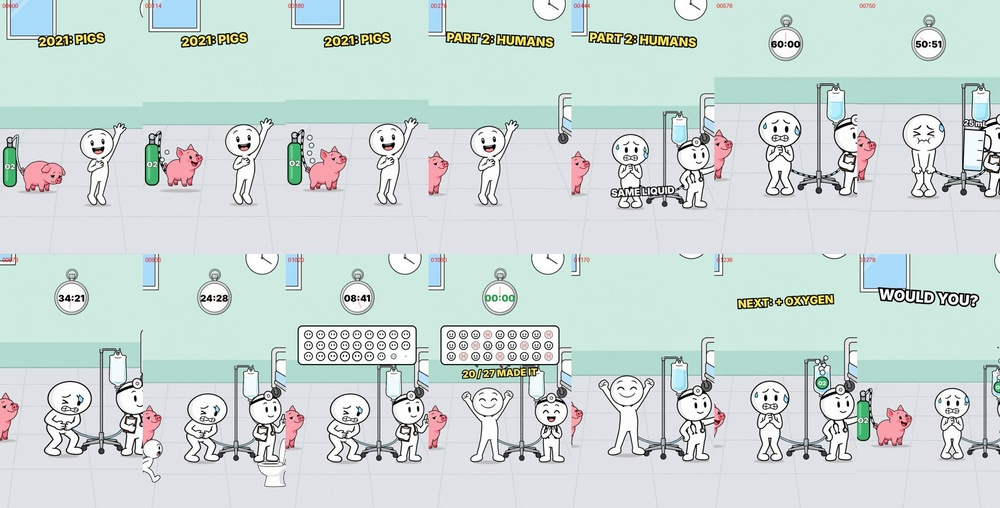
#> input picture cartoon-shorts/studio/images/butt-breath/qa/contact1.jpg, 1000 x 508 px, shrunk from 1890 x 960 before the run
$ python seg.py ../../../../cartoon-shorts/studio/images/butt-breath/qa/contact1.jpg out.png
#> lines starting #> are read from the running program, lines starting #| are printed output that depends on the picture; after the words box and inside, x2 and y2 are one past the last pixel; in counts of white or black regions, pixels touching at a corner belong together
# seg.py cut.png out_labels.png - label the flat regions between black outlines (to split a sprite into puppet layers)
import sys, numpy as np, cv2
from PIL import Image, ImageDraw
im = np.asarray(Image.open(sys.argv[1]).convert("RGBA")).astype(np.int32)
rgb, a = im[..., :3], im[..., 3]
#> a: shape (508, 1000) int32; every value is 255
ink = (rgb.max(2) < 85) & (a > 128)
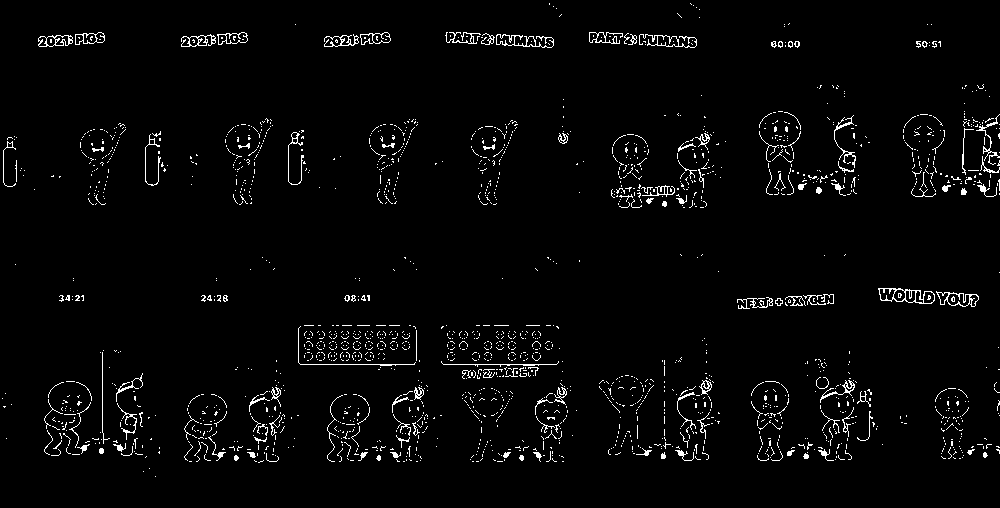
#> ink: shape (508, 1000) bool; 2.8% white in thin lines or dots
fill = ((~ink) & (a > 128)).astype(np.uint8)
#> fill: shape (508, 1000); values 0 (black) and 1 (white), 97.2% white; black in thin lines or dots
n, lab, st, cen = cv2.connectedComponentsWithStats(fill, connectivity=4)
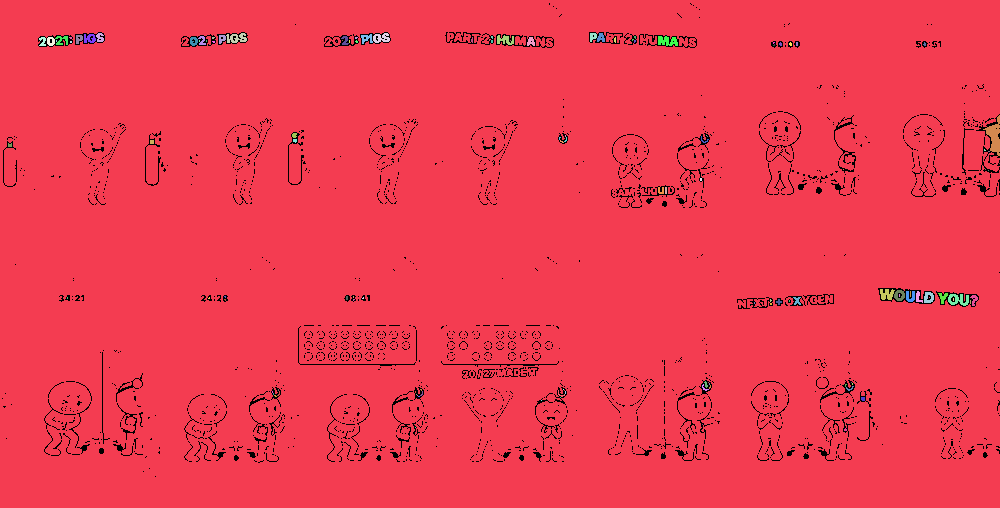
#> lab: shape (508, 1000) int32; 125 distinct labels, from 0 to 124; one colour per label, 0 black
#> n = 125; st = 125 rows, first 6: [2, 3, 998, 474, 14026], [0, 0, 1000, 508, 491255], [96, 33, 8, 9, 51], [226, 33, 21, 10, 129], [373, 33, 17, 10, 110], [590, 33, 7, 9, 45]; cen = 125 pairs, first value 9.5 to 999, second value 36.18 to 429.3
np.save(sys.argv[2].replace(".png", ".npy"), lab)
rng = np.random.default_rng(3); cols = rng.integers(40, 255, (n, 3)); cols[0] = 0
#> after `cols = rng.integers(40, 255, (n, 3))`: cols = 125 rows, first 8: [214, 58, 78], [90, 78, 212], [226, 165, 48], [60, 111, 133], [173, 142, 96], [74, 188, 197], [47, 64, 137], [124, 230, 151]
vis = cols[lab].astype(np.uint8); vis[ink] = 0; vis[a <= 128] = 255
#> after `vis = cols[lab].astype(np.uint8)`:
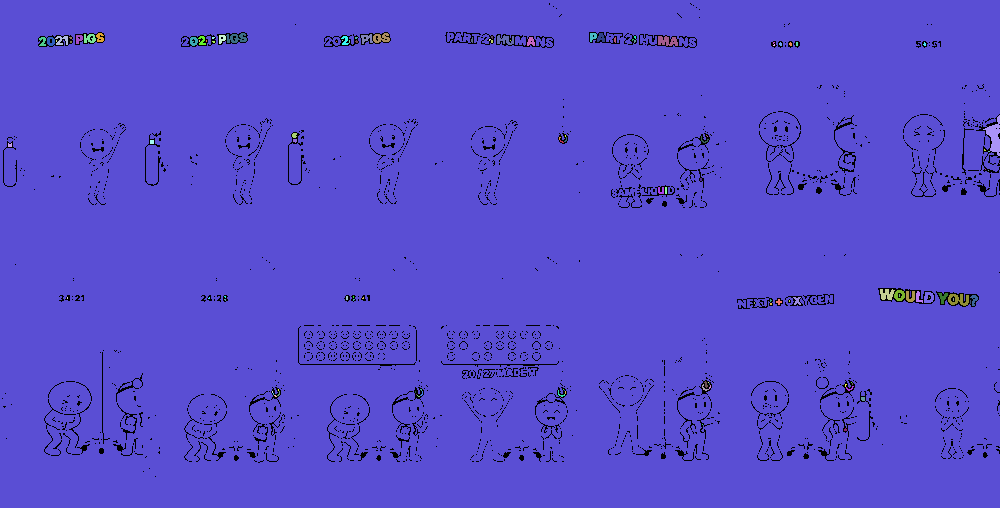
#> vis: shape (508, 1000, 3); mean of channels 0, 1, 2 87.8, 76.2, 205.9; drawn as R, G, B
img = Image.fromarray(vis); d = ImageDraw.Draw(img)
for i in range(1, n):
    if st[i, 4] < 150: continue
    x, y = cen[i]; d.text((x - 6, y - 6), str(i), fill=(0, 0, 0)); d.text((x - 5, y - 5), str(i), fill=(255, 255, 255))
    m = lab == i; c = rgb[m].mean(0).astype(int)
    print(i, "area", st[i, 4], "bbox", st[i, :4].tolist(), "col", c.tolist())
#> this loop made 124 passes
#> (x, y, c) on passes 1, 47: (497.9, 253.5, [209, 222, 220]), (994.2, 136.1, [234, 234, 234])
#| 1 area 491255 bbox [0, 0, 1000, 508] col [209, 222, 220]
#| 47 area 313 bbox [983, 115, 17, 41] col [234, 234, 234]
#| 76 area 151 bbox [948, 294, 21, 12] col [210, 212, 211]
#> pass 1, `m = lab == i`:
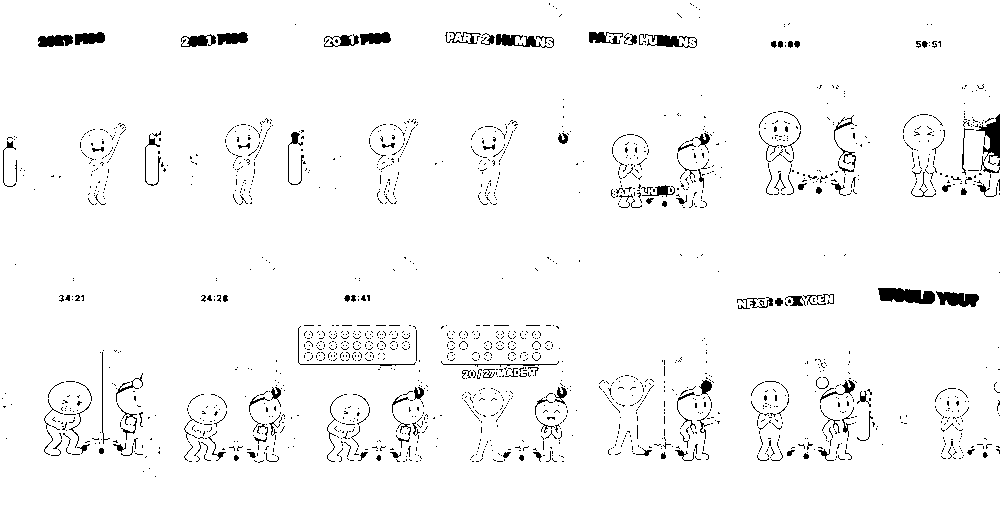
#> m: shape (508, 1000) bool; 96.7% white; 1904 black regions (1764 under 20 px), largest, box (x1, y1, x2, y2) and area: (878, 288, 935, 304) 686, (976, 114, 1000, 165) 503, (936, 291, 979, 307) 465
img.save(sys.argv[2])

$ run again, on cartoon-shorts/studio/images/butt-breath/qa/raw_clinic.jpg
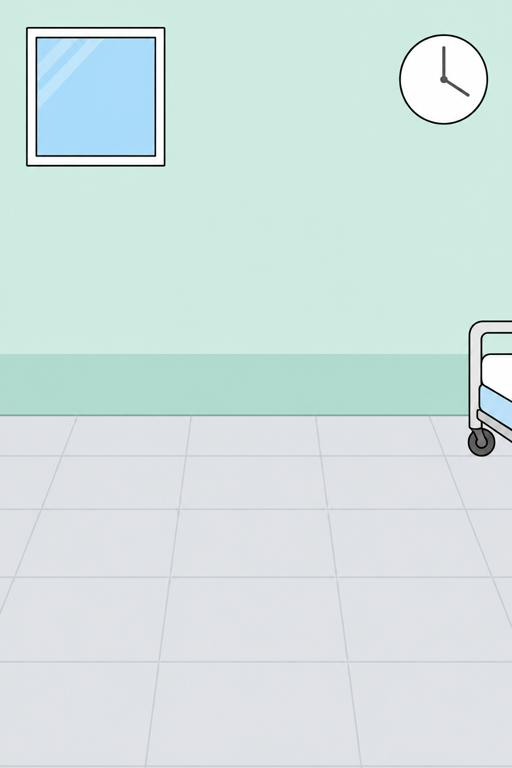
#> input picture cartoon-shorts/studio/images/butt-breath/qa/raw_clinic.jpg, 512 x 768 px
#> a: shape (768, 512) int32; every value is 255
#> ink: shape (768, 512) bool; 0.66% white in thin lines or dots, all inside (x1, y1, x2, y2) = (26, 27, 512, 456)
#> lab: shape (768, 512) int32; 18 distinct labels, from 0 to 17
#> n = 18; st = 18 rows, first 6: [26, 27, 486, 429, 2586], [0, 0, 512, 768, 362289], [27, 28, 137, 137, 4255], [401, 36, 86, 87, 5781], [37, 38, 118, 117, 13806], [445, 80, 1, 1, 1]; cen = 18 rows, first 8: [284.3, 193.4], [257.4, 404.1], [95.13, 94.25], [443.1, 79.03], [95.5, 96], [445, 80], [479.7, 362.4], [496.3, 343.4]
#> cols = 18 rows, first 8: [214, 58, 78], [90, 78, 212], [226, 165, 48], [60, 111, 133], [173, 142, 96], [74, 188, 197], [47, 64, 137], [124, 230, 151]
#> the loop `for i in range(1, n):` made 17 passes
#> (x, y, c) on passes 1, 2, 3, 4, 6, 7, 8, 9: (257.4, 404.1, [211, 228, 225]), (95.13, 94.25, [236, 236, 236]), (443.1, 79.03, [247, 247, 247]), (95.5, 96, [170, 218, 247]), (479.7, 362.4, [216, 217, 216]), (496.3, 343.4, [205, 231, 222]), (497.9, 373.7, [248, 248, 248]), (495.8, 405.8, [183, 218, 239])
#> (printed output is left out)
#> pass 1, `m = lab == i`:
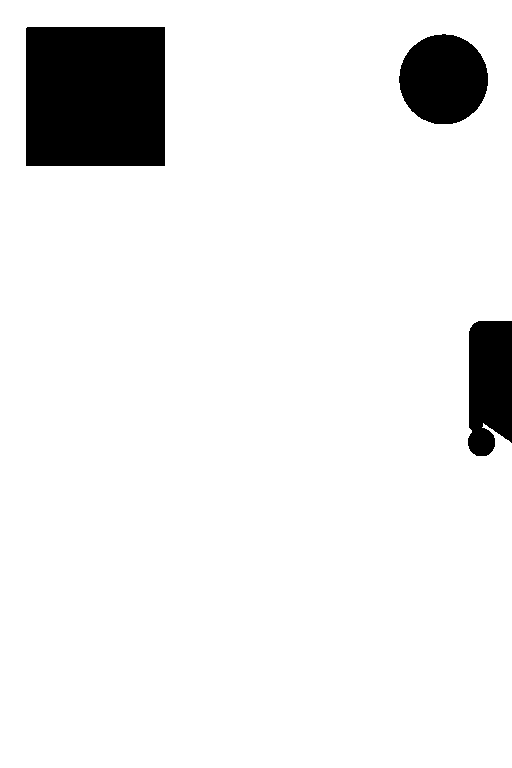
#> m: shape (768, 512) bool; 92.1% white; 3 black regions, box (x1, y1, x2, y2) and area: (26, 27, 165, 166) 19320, (399, 34, 488, 124) 6276, (468, 321, 512, 456) 5331
#> pass 3, `m = lab == i`:
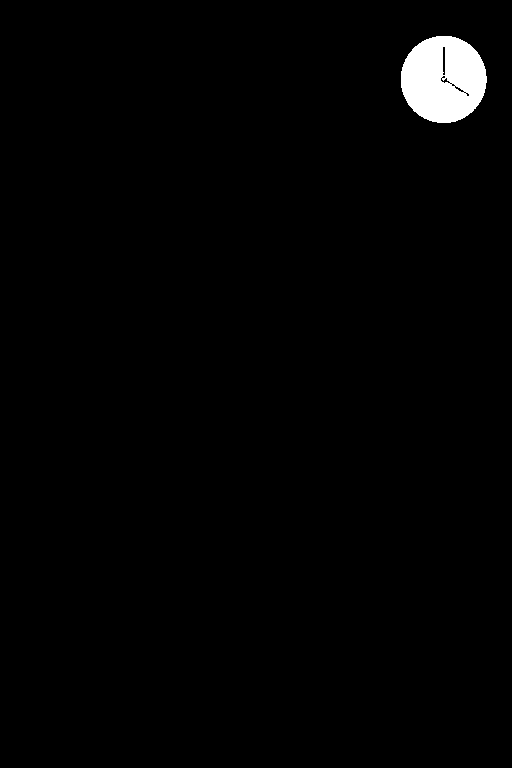
#> m: shape (768, 512) bool; 1.5% white; 1 white region, box (x1, y1, x2, y2) and area: (401, 36, 487, 123) 5781
